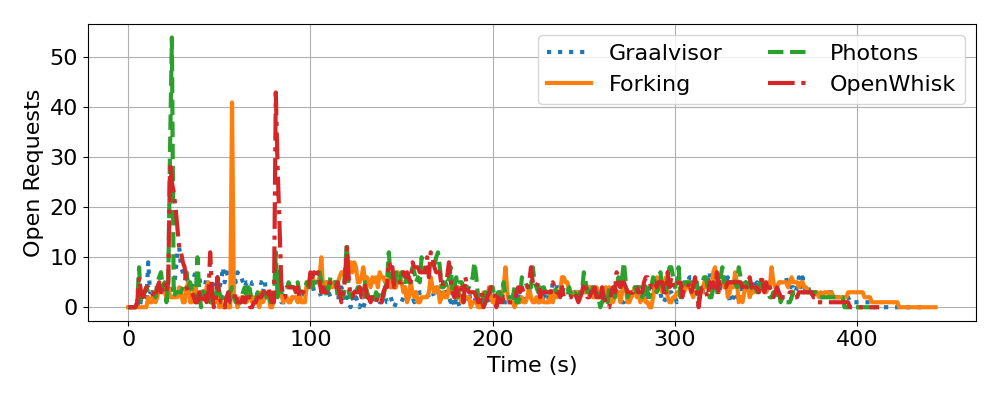

This figure's Python source:
#!/usr/bin/python

import matplotlib
import matplotlib.pyplot as plt
import numpy as np

gv      = np.loadtxt("gv_dc_open_requests.txt")
gv_fork = np.loadtxt("gv_fork_open_requests.txt")
cr      = np.loadtxt("cr_open_requests.txt")
ph      = np.loadtxt("ph_open_requests.txt")

matplotlib.rcParams.update({'font.size': 16})
plt.rcParams["figure.figsize"] = (10, 4)
plt.plot(gv,      linestyle = ":",  linewidth = 3, label = "Graalvisor")
plt.plot(gv_fork, linestyle = "-",  linewidth = 3, label = "Forking")
plt.plot(ph,      linestyle = "--", linewidth = 3, label = "Photons")
plt.plot(cr,      linestyle = "-.", linewidth = 3, label = "OpenWhisk")
plt.xlabel("Time (s)")
plt.ylabel("Open Requests")
plt.grid()
plt.legend(ncol=2, loc='upper right')
plt.tight_layout()
plt.savefig("azure-replay-open-requests.pdf")
plt.savefig("azure-replay-open-requests.png")
plt.show()
